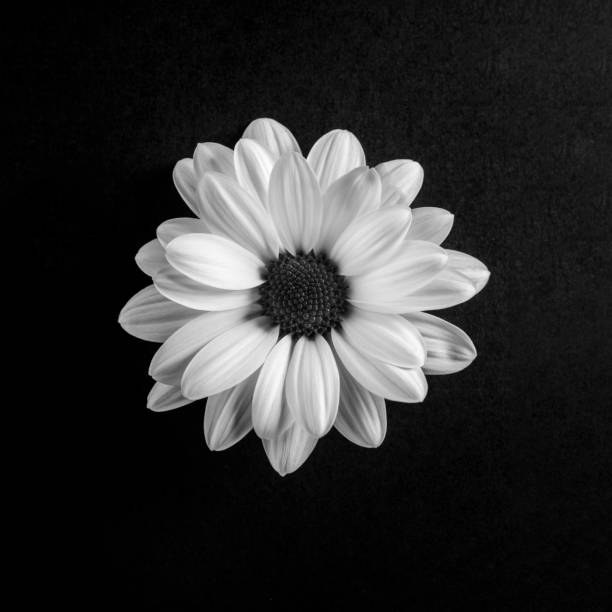
#> input picture HW1/Figure2_a.jpg, 612 x 612 px
$ python q2.py
#> lines starting #> are read from the running program, lines starting #| are printed output that depends on the picture
#> further down, img_a is the input picture: shape (612, 612); min 0, max 255, mean 46
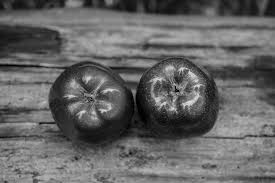
#> input picture HW1/Figure2_b.jpg, 275 x 183 px
#> further down, img_b is the input picture: shape (183, 275); min 0, max 226, mean 100.8
import cv2
import numpy as np
import matplotlib.pyplot as plt

import numpy as np
import matplotlib.pyplot as plt


def histogram(img_a, img_b):
    # get the number of pixels in the image
    num_pixels_a = img_a.shape[0] * img_a.shape[1]
#> num_pixels_a = 374544
    num_pixels_b = img_b.shape[0] * img_b.shape[1]
#> num_pixels_b = 50325
    # calculate the histogram
    hist_a = np.zeros((256,))
    for i in range(img_a.shape[0]):
        for j in range(img_a.shape[1]):
            hist_a[img_a[i, j]] += 1
    hist_b = np.zeros((256,))
    for k in range(img_b.shape[0]):
        for l in range(img_b.shape[1]):
            hist_b[img_b[k, l]] += 1
    # normalize the histogram
    hist_a /= num_pixels_a


    # plot the histogram as bars for a

    plt.bar(range(256), hist_a)
    plt.xlabel('Pixel Intensity')
    plt.ylabel('Normalized Frequency')
    plt.title('Histogram of Grayscale Image for a')
    plt.show()
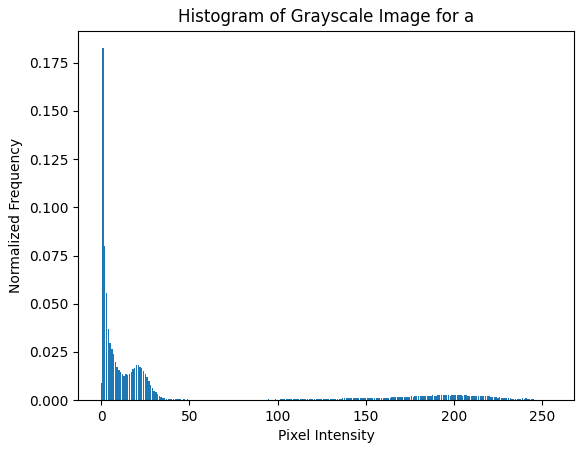
#> figure drawn by matplotlib, 1 panel; tallest bar 0.183 high, from x = 0.6 to 1.4

    hist_b /= num_pixels_b

    plt.bar(range(256), hist_b)
    plt.xlabel('Pixel Intensity')
    plt.ylabel('Normalized Frequency')
    plt.title('Histogram of Grayscale Image for b')
    plt.show()
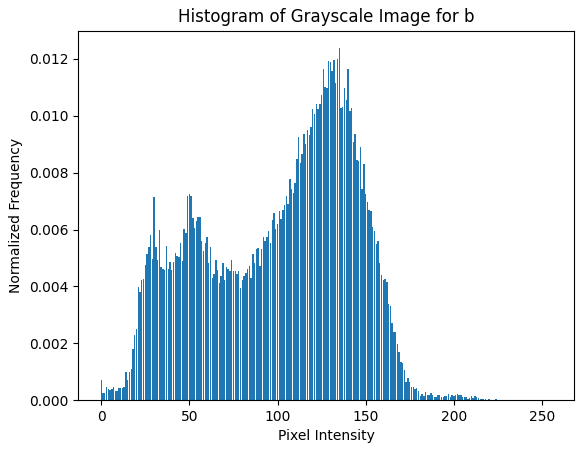
#> figure drawn by matplotlib, 1 panel; tallest bar 0.0124 high, from x = 134.6 to 135.4
# read in the image as a grayscale image
img_a = cv2.imread('Figure2_a.jpg', cv2.IMREAD_GRAYSCALE)
img_b = cv2.imread('Figure2_b.jpg', cv2.IMREAD_GRAYSCALE)
# generate and plot the histogram
histogram(img_a,img_b)
